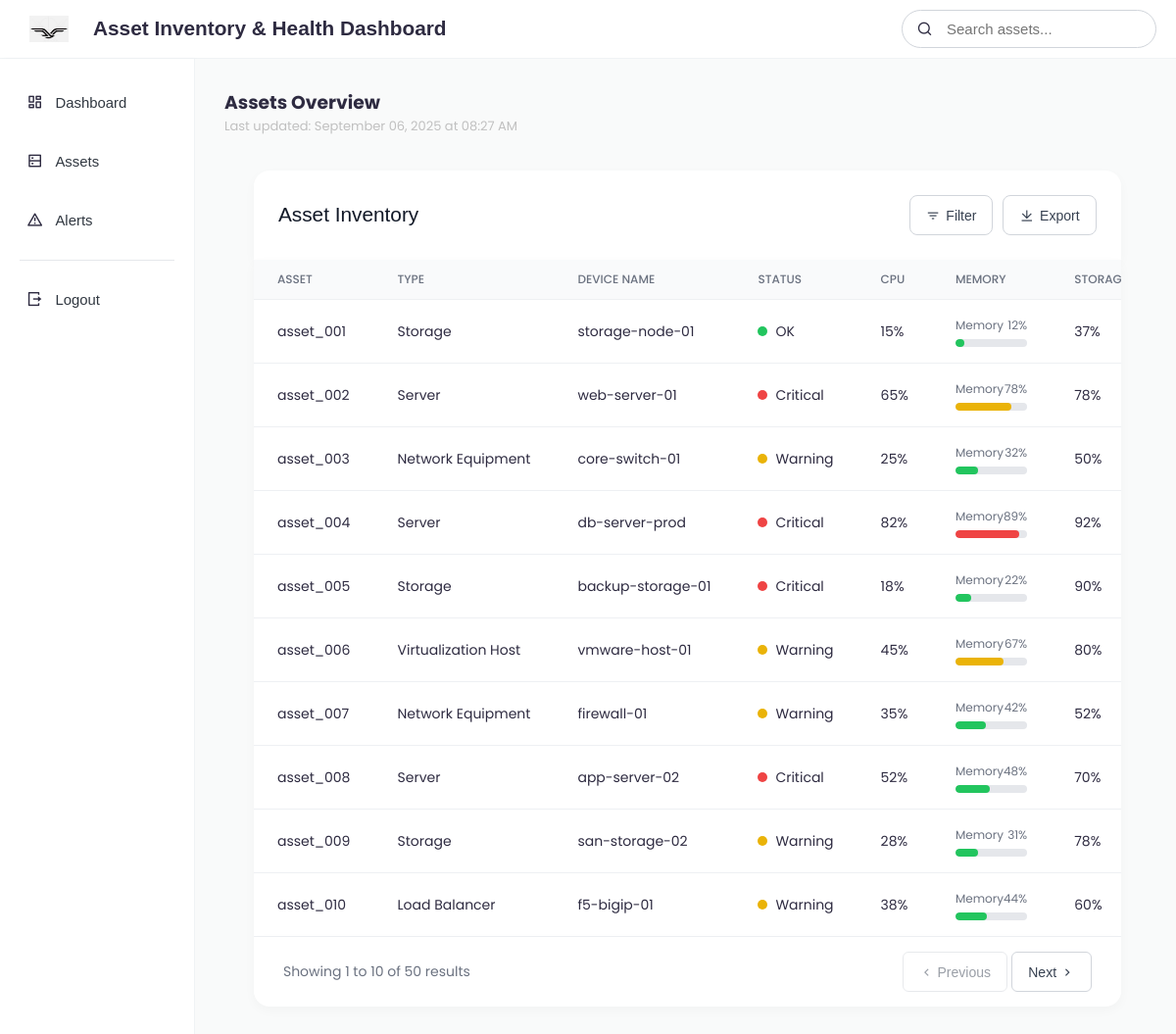
The app's page /assets (signed in) with its own data.
### app.py (models this page shows)
class Alert(db.Model):
    id = db.Column(db.Integer, primary_key=True)
    asset_id = db.Column(db.String(100))
    alert_type = db.Column(db.String(50))  # cpu, memory, storage, etc.
    severity = db.Column(db.String(20))  # warning, critical
    message = db.Column(db.String(255))
    status = db.Column(db.String(20))  # active or resolved
    created_at = db.Column(db.DateTime, default=datetime.now)
    updated_at = db.Column(db.DateTime, default=datetime.now, onupdate=datetime.now)

### app.py (the view)
@app.route("/assets")
def assets():
    if "user" in session:
        user = session["user"]
        assets = load_json()
        for asset in assets:
            overall_health, status_details = get_overall_health(asset)
            asset["health_status"] = overall_health
            track_alerts(asset, status_details)
            usage_mem = asset.get("memory_usage_percent", 0)
            asset["memory_color"] = get_storage_color(usage_mem)
            usage_cpu = asset.get("cpu_usage_percent", 0)
            asset["cpu_color"] = get_storage_color(usage_cpu)
            stor_used = asset.get("storage_used", 0)
            stor_total = asset.get("storage_total", 0)
            try:
                storage_used = float(stor_used)
                storage_total = float(stor_total)
                if storage_total > 0:
                    storage_pct = (storage_used / storage_total) * 100
                else:
                    storage_pct = 0
            except ValueError:
                storage_pct = 0
            asset["storage_usage_percent"] = int(round(storage_pct, 1))
            asset["storage_color"] = get_storage_color(int(round(storage_pct, 1)))
        last_updated = datetime.now().strftime("%B %d, %Y at %I:%M %p")
        return render_template(
            "assets.html",
            assets=assets,
            user=user,
            get_storage_color=get_storage_color,
            last_updated=last_updated)
    else:
        return redirect(url_for("home"))

### app.py (called while the page is built)
def get_storage_color(usage):
    if usage <= 50:
        return "#22c55e"
    elif usage >50 and usage < 85:
        return "#eab308"
    else:
        return "#ef4444"

def evaluate_status(value, thresholds):
    if value <= thresholds['ok']:
        return 'ok'
    elif value <= thresholds['warning']:
        return 'warning'
    return 'critical'

def load_json():
    assets = []
    try:
        with open("static/assets.json") as f:
            content = f.read().strip()
            if content:
                data = json.loads(content)
                assets = data.get("servers_details", [])
    except (json.JSONDecodeError, FileNotFoundError) as e:
        logging.warning(f"Error loading assets.json: {e}")
    return assets

### templates/assets.html (shortened to what this page needs)
{% extends 'base.html' %}
{% block search_bar %}
<div class="search">
    <i class="ri-search-line"></i>
    <input type="text" placeholder="Search assets..." id="searchInput">
</div>
{% endblock search_bar %}
{% block body %}
<h3 class="page-title">Assets Overview</h3>
<p class="p-name">Last updated: {{ last_updated }}</p>
<div id="asset-inventory-section">
    <div class="board-top">
        <div class="left">
            <span class="board-title">Asset Inventory</span>
        </div>
        <div class="right">
            <div class="filter-container">
                <button id="filterBtn" class="filter-btn"><i class="ri-filter-3-fill"></i>Filter</button>
            </div>
            <div class="export-dropdown-container">
                <button class="export-btn" id="exportToggle"><i class="ri-download-line"></i>Export</button>
            </div>
        </div>
    </div>
</div>
<div class="board">
    <div class="table-container">
        <table id="asset-table" width="100%">
            <thead>
                <tr>
                    <td>Asset</td>
                    <td>Type</td>
                    <td>Device name</td>
                    <td>Status</td>
                    <td>Cpu</td>
                    <td>Memory</td>
                    <td>Storage</td>
                </tr>
            </thead>
            <tbody>
                {% for asset in assets %}
                <tr class="asset-row" data-index="{{ loop.index0 }}" data-status="{{ asset.health_status|lower }}">
                    <td class="Asset">
                        <p>{{ asset.asset_id }}</p>
                    </td>
                    <td class="Type">
                        <p>{{ asset.type }}</p>
                    </td>
                    <td class="Device_name">
                        <p>{{ asset.device_name }}</p>
                    </td>
                    <td class="Status">
                        <div class="status-indicator {{ asset.health_status|lower }}">
                            <span class="dot"></span>
                            <span>{{ asset.health_status }}</span>
                        </div>
                    </td>
                    <td class="Cpu">
                        <p>{{ asset.cpu_usage_percent }}%</p>
                    </td>
                    <td class="Memory">
                        <div class="storage-wrapper">
                            <div class="label-row">
                                <span class="label">Memory</span>
                                <span class="percent">{{ asset.memory_usage_percent }}%</span>
                            </div>
                            <div class="progress-bar">
                                <div class="progress-fill"
                                    style="width: {{ asset.memory_usage_percent }}%; background-color: {{ asset.memory_color }};">
                                </div>
                            </div>
                        </div>
                    </td>
                    <td class="Storage">
                        <p>{{ asset.storage_usage_percent }}%</p>
                    </td>
                </tr>
                {% endfor %}
            </tbody>
        </table>
    </div>
    <div class="pagination">
        <span id="pagination-info"></span>
        <div class="pagination-buttons">
            <button id="prev-btn" disabled>
                <i class="ri-arrow-left-s-line"></i> Previous
            </button>
            <button id="next-btn">
                Next <i class="ri-arrow-right-s-line"></i>
            </button>
        </div>
    </div>
</div>
{% endblock body %}

### records on screen
Alert: asset_id "asset_005", type "Storage", device_name "backup-storage-01", health_status "Critical", cpu_usage_percent "18", memory_usage_percent "22", storage_usage_percent "90"

### other values on screen
{{ asset.asset_id }} "asset_001" "asset_002" "asset_003" "asset_004" "asset_006" "asset_007" "asset_008" "asset_009" "asset_010"
{{ asset.type }} "Storage" "Server" "Network Equipment" "Server" "Virtualization Host" "Network Equipment" "Server" "Storage" "Load Balancer"
{{ asset.device_name }} "storage-node-01" "web-server-01" "core-switch-01" "db-server-prod" "vmware-host-01" "firewall-01" "app-server-02" "san-storage-02" "f5-bigip-01"
{{ asset.health_status }} "OK" "Critical" "Warning" "Critical" "Warning" "Warning" "Critical" "Warning" "Warning"
{{ asset.cpu_usage_percent }} "15" "65" "25" "82" "45" "35" "52" "28" "38"
{{ asset.memory_usage_percent }} "12" "78" "32" "89" "67" "42" "48" "31" "44"
{{ asset.storage_usage_percent }} "37" "78" "50" "92" "80" "52" "70" "78" "60"
